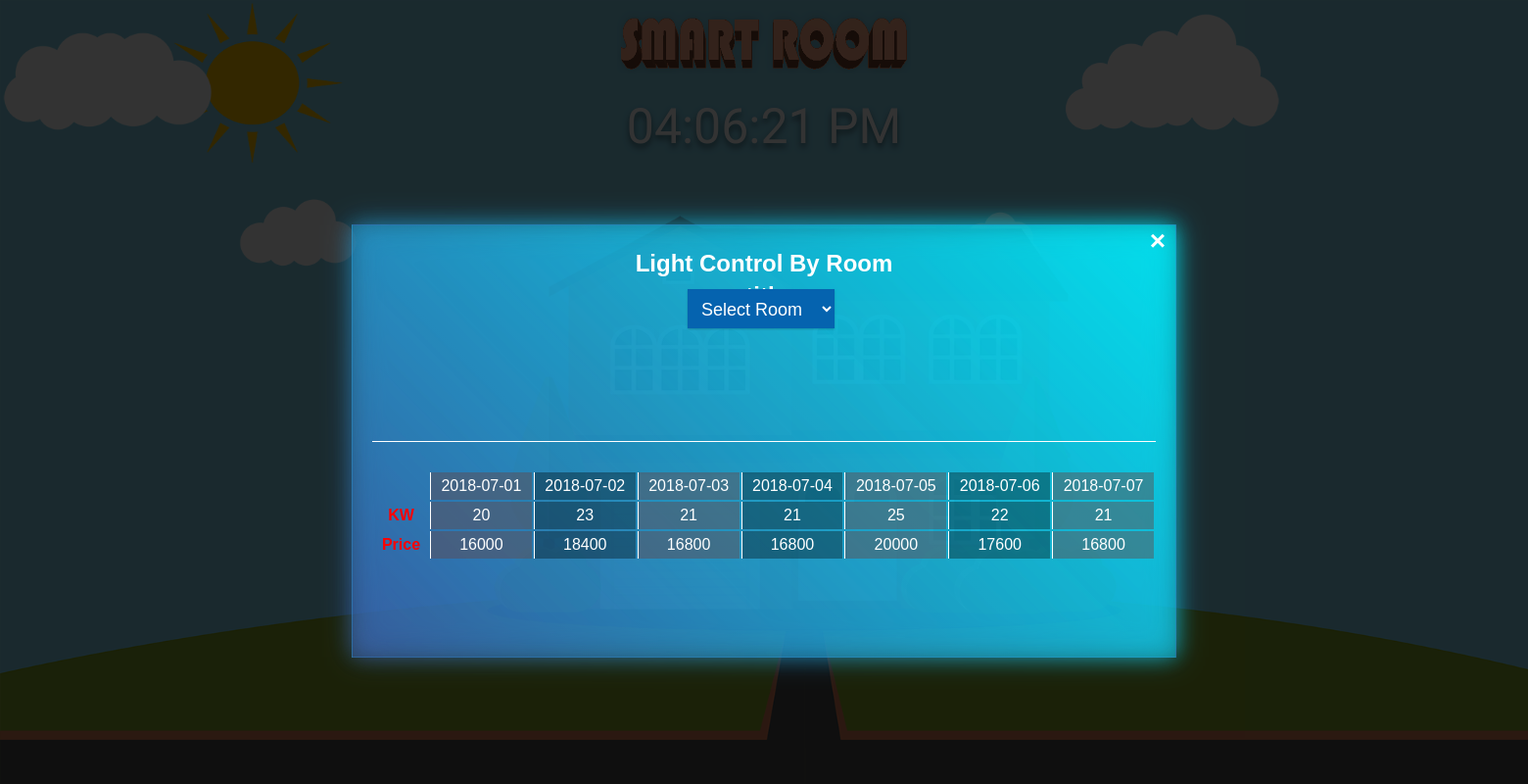
Screenshot of /light.php with the database file from the repository.
### tables this page shows
CREATE TABLE `daily` (
  `id` int(11) NOT NULL,
  `date` date NOT NULL,
  `kw` double NOT NULL
);

### light.php (the view, shortened to what this page needs)
<?php
	$con = mysqli_connect(DB_HOST, DB_USER, DB_PASSWORD, DB_DATABASE);
?>
<!DOCTYPE html>
<html>
<link rel="stylesheet" type="text/css" href="lightStyle.css">
<link rel="stylesheet" href="https://cdnjs.cloudflare.com/ajax/libs/font-awesome/4.7.0/css/font-awesome.min.css">
<link rel="stylesheet" href="https://use.fontawesome.com/releases/v5.1.0/css/all.css">
<head>
</head>
<body>
	<div class="Background1">
		<img src="Background3.png" class="bg3"></img>
	</div>
	<div class="menutitle">
		<img src="smartroom.png">
	</div>
	<div id="MyClockDisplay" class="clock"></div>
	<div id="myHome" class="modal">
		<div class="modal-content">
			<a href="./room.php"><span class="closeHome">&times;</span></a>
			<h2>Light Control By Room</h2>
            <h2>tith</h2>
   			<div class="roomSelection">
   				<?php
					$query = "select * from light";
					$result = mysqli_query($con,$query);
		    		$roomId = "
		    		<form action='./light.php' method='POST'>
			    			<select id='roomSelection' name='roomId' onChange='this.form.submit()'>
				    		";
					$roomId .= "<option>Select Room</option>";
				    	  while($light = mysqli_fetch_assoc($result)){
		                         $lid = $light['lid'];
		                         $roomId .= "<option value='$lid'>Room $lid</option>";
		                  }
			    		$roomId .="</select></form>";
					echo $roomId;
				?>
   			</div>
   			<div class="tableOfprice">
    			<table class="price">
    				<tr>
    					<th></th>
						<?php
							$string="";
							$now = "2018-07-08";
							$lastWeek = "2018-07-01";
							$sql="select * from daily where date<'$now' and date>='$lastWeek'";
							$result = mysqli_query($con,$sql);
							while ($row = mysqli_fetch_object($result)) {
								$date=$row->date;
								$string.="<td>";
								$string.=$date."</td>";
							}
							echo $string;
						?>
    				</tr>
    				<tr>
    					<th>KW</th>
						<?php
						$string="";
						$now = "2018-07-08";
						$lastWeek = "2018-07-01";
						$sql="select * from daily where date<'$now' and date>='$lastWeek'";
						$result = mysqli_query($con,$sql);
						while($row = mysqli_fetch_object($result)){
							$string.="<td>";
							$string.=$row->kw."</td>";
						}
						echo $string;
						?>
    				</tr>
    				<tr>
    					<th>Price</th>
						<?php
						$string="";
						$now = "2018-07-08";
						$lastWeek = "2018-07-01";
						$sql="select * from daily where date<'$now' and date>='$lastWeek'";
						$result = mysqli_query($con,$sql);
						while($row = mysqli_fetch_object($result)){
							$string.="<td>";
							$string.=($row->kw*800)."</td>";
						}
						echo $string;
						?>
    				</tr>
    			</table>
    		</div>
		</div>
	</div>
</body>
</html>

### lightStyle.css (style rules this page uses)
body { padding: 0; margin: 0; font-family: sans-serif; }
.bg3 { position: absolute; background-size: cover; height: 100vh; top: 0px; width: 200vh; }
.menutitle img { position: absolute; top: 10px; width: 300px; height: 65px; left: 50%; transform: translate(-50%,0%); }
.clock { position: absolute; top: 100px; left: 50%; transform: translate(-50%,0%); color: #fff; font-size: 50px; font-family: 'Fjalla One', sans-serif; text-shadow: 0 4px 6px rgb(0 ,0 ,0 ,.5); }
.modal { position: fixed; padding-top: 100px; left: 0; top: 0; width: 100%; height: 100%; background-color: rgba(0,0,0,0.8); }
.modal-content { position: absolute; top: 50%; left: 50%; transform: translate(-50%,-50%); height: 400px; background: linear-gradient(45deg, #3c65b47a, #00f1ff8c); margin: auto; padding: 20px; border: 1px solid #3c65b47a; width: 800px; }
.modal-content:before { content: ''; position: absolute; width: 100%; height: 100%; background: linear-gradient(45deg, #3c65b47a, #00f1ff8c); top: 0; left: 0; z-index: -1; filter: blur(10px); }
.modal-content:after { content: ''; position: absolute; width: 100%; height: 100%; background: linear-gradient(45deg, #3c65b47a, #00f1ff8c); top: 0; left: 0; z-index: -1; filter: blur(15px); }
.close,.closeHome,.closeTemperature { position: absolute; color: #fff; right: 10px; top: 0px; font-size: 28px; font-weight: bold; }
.modal .modal-content h2 { color: #fff; text-align: center; margin: 5px; }
.modal .modal-content .roomSelection { position: absolute; top: 20px; right: 20px; width: 800px; height: 200px; border-bottom: 1px solid #fff; color: #fff; }
.modal .modal-content .roomSelection #roomSelection { color: #fff; position: absolute; padding: 10px; border: none; width: 150px; height: 40px; left: 322px; top: 45px; background: #0563af; font-size: 18px; box-shadow: 0 1px 2px rgba(0,0,0,.2); outline: none; }
.modal-content .tableOfprice { position: absolute; width: 800px; height: 200px; bottom: 20px; left: 20px; }
.modal-content .tableOfprice table { border: none; }
.modal-content .tableOfprice .price { position: absolute; width: 800px; top: 30px; }
.modal-content .tableOfprice .price tr th { color: #f00; font-size: 16px; text-align: center; padding: 5px; border: none; }
.modal-content .tableOfprice .price tr td { color: #fff; font-size: 16px; text-align: center; border-left: 1px solid #fff; padding: 5px; }
.modal-content .tableOfprice .price tr td:nth-child(odd) { background: #00000057; }
.modal-content .tableOfprice .price tr td:nth-child(even) { background: #6640406b; }

### rows the page displays
daily: date "2018-07-01", kw "20", $row->kw*800 "16000"
daily: date "2018-07-02", kw "23", $row->kw*800 "18400"
daily: date "2018-07-03", kw "21", $row->kw*800 "16800"
daily: date "2018-07-04", kw "21", $row->kw*800 "16800"
daily: date "2018-07-05", kw "25", $row->kw*800 "20000"
daily: date "2018-07-06", kw "22", $row->kw*800 "17600"
daily: date "2018-07-07", kw "21", $row->kw*800 "16800"
